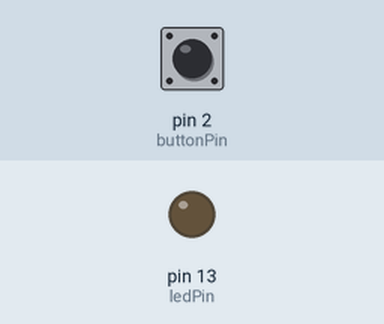
This sketch was run on a simulated Arduino Uno, built with avr-gcc and run on an emulated ATmega328P. Shown: output pins drawn as LEDs (lit = HIGH). Inputs (shaded band) come from the test bench; at power-on: pin 2 (buttonPin) LOW.

Above: at 1.2 s.
1.3 s: pin 2 (buttonPin) pulled HIGH for 0.15 s
At 1.37 s:
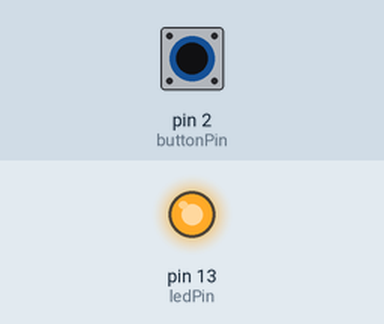
2.9 s: pin 2 (buttonPin) pulled HIGH for 3.2 s
At 6.9 s:
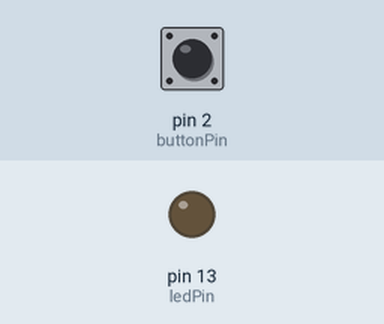
Timing chart, 0 to 8.4 s (numbered marks = the images above; inputs shaded):
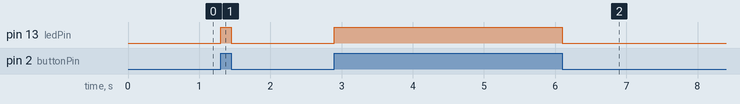

The sketch:

code.ino
```cpp
int buttonPin = 2; // Digital pin where the button is connected.
int ledPin = 13; // Digital pin where the LED is connected.
bool buttonState = false;
void setup() {
pinMode(ledPin, OUTPUT); // LED pin as an output.
pinMode(buttonPin, INPUT); // Button pin as an input.
}
void loop() {
buttonState = digitalRead(buttonPin);
if (buttonState == HIGH){
digitalWrite(ledPin, HIGH); // Turn LED on.
} else {
digitalWrite(ledPin, LOW); // Turn LED off.
}
}
```

Measured:
- after the input at 1.3 s, pin 13 (ledPin): LOW → HIGH at once, → LOW 0.15 s later
- after the input at 2.9 s, pin 13 (ledPin): LOW → HIGH at once, → LOW 3.2 s later
